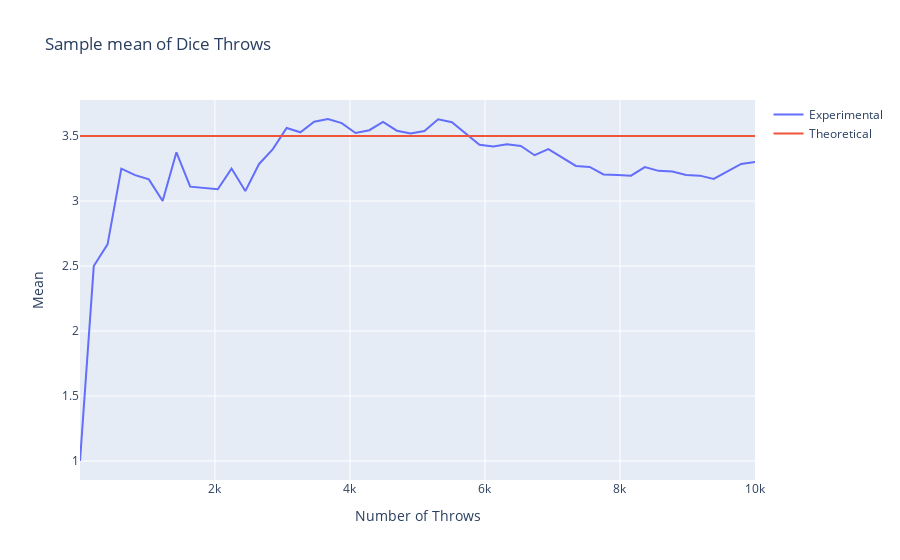

Here is the notebook cell this chart was saved with:
### Markdown cell above
Once we understand the context of what we are analysing, we can use what is known as a __probability distribution__, which is just a function that maps a unique probability to every possible outcome. As a probability distribution accounts for all possible outcomes of the random variable, the sum of the probabilities given by the distribution will always be equal to 1. Consider the example of the probability distribution of the throw of a die below:

| X    | 1             | 2             | 3             | 4             | 5             | 6             |
|------|---------------|---------------|---------------|---------------|---------------|---------------|
| P(X) | $\frac{1}{6}$ | $\frac{1}{6}$ | $\frac{1}{6}$ | $\frac{1}{6}$ | $\frac{1}{6}$ | $\frac{1}{6}$ |

We see that for all possible outcomes of the throw, the probability distribution assigns a probability. In this case, we have assigned theoretical probabilities, but the same can be done with experimental probabilities. The number of time an outcome is observed in statistics is known as the __frequency__ (things that happen more, are considered more _frequent_).

## Expectation
When we talk about random variables, we are usually interested in their __expected value__. The expected value $E$ can be interpreted as the weighted average value of the random variable. It is a single value that aims to describe the _center_ of the possible values a random variable can take. It is computed as the sum of multiplying each value in $X$ with its probability s.t. each value is weighted by its probability:<br>

$$E(X) = \mu = \sum_{x \in X} xP(X=x)$$

This means that, in the case of the die throw with the probability distribution described by the above table, the expected value of $X$ is 3.5.

If we know how our data will be distributed, then we also know how our data will be spread in the long-run. Hence, we can also compute what is referred to as the __population variance__.

$$var(X) = \sigma^{2} = \sum_{x \in X} (x-\mu)^{2}P(X=x)$$

This formula shows how the population variance is just a weighted average of the squared deviation from the population mean. The further away from the expected value we are on average, the larger the variance will be. Each possible outcome is weighted by its probability, since if it happens more times relative to other outcomes, it will have a more significant contribution to the outcome.

Hence, when working under the assumption of a probability distribution we can compute the expected value of the mean, also referred to as the __population mean__, as well as the population variance. This means that, if we were to compute the experimental average and experimental variance (for which we show a formula below) of all the observed throws of a die as the number of throws gets larger and larger, these quantities will get closer and closer to their theoretical values. This is, creatively enough, known as the __law of large numbers__. Given this relationship, we can use theoretical probability distributions to help us understand the long-term behaviour of random variables! Consider below, where we update the sample mean from the simulated die throws.

### Code cell
#Let's calculate the average for the random variable $X$ (number of eyes of one die roll) using Python!

import numpy as np
samples = []
means = []
#Our possible values:
values = [1, 2, 3, 4, 5, 6]

#let's roll the dice 10 times!
rolls = 10000
for i in range(rolls):
    #the np.random.choice function assumes a uniform distribution, so all values with have P=1/6 without specifying it:
    sample = np.random.choice(values)
    samples.append(sample)
    means.append(np.mean(samples))
print(np.mean(samples))

#Try to see how the average changes when we increase the number of times that we roll the die!
fig = go.Figure()
fig.add_trace(go.Scatter(x=np.linspace(1, len(samples)), y=means, name='Experimental'))
fig.add_trace(go.Scatter(x=np.linspace(1, len(samples)), y=np.ones_like(dice_throws)*3.5, name='Theoretical'))
fig.update_layout(
    title='Sample mean of Dice Throws',
    xaxis_title="Number of Throws",
    yaxis_title="Mean",
    # yaxis_range=[0, 5]
)
fig.show()

### Figure 1 — Plotly figure (JSON) as saved in the notebook; plotly's stock layout.template omitted (floating-point values rounded to 4 significant figures; data arrays with more than 128 entries replaced by an {"elided": "..."} marker saying what was removed)
{"data": [{"name": "Experimental", "type": "scatter", "x": [1, 205.1, 409.1, 613.2, 817.2, 1021.0, 1225.0, 1429.0, 1633.0, 1838.0, 2042.0, 2246.0, 2450.0, 2654.0, 2858.0, 3062.0, 3266.0, 3470.0, 3674.0, 3878.0, 4082.0, 4286.0, 4490.0, 4694.0, 4898.0, 5103.0, 5307.0, 5511.0, 5715.0, 5919.0, 6123.0, 6327.0, 6531.0, 6735.0, 6939.0, 7143.0, 7347.0, 7551.0, 7755.0, 7959.0, 8163.0, 8368.0, 8572.0, 8776.0, 8980.0, 9184.0, 9388.0, 9592.0, 9796.0, 10000], "y": {"elided": "10000 float values"}}, {"name": "Theoretical", "type": "scatter", "x": [1, 205.1, 409.1, 613.2, 817.2, 1021.0, 1225.0, 1429.0, 1633.0, 1838.0, 2042.0, 2246.0, 2450.0, 2654.0, 2858.0, 3062.0, 3266.0, 3470.0, 3674.0, 3878.0, 4082.0, 4286.0, 4490.0, 4694.0, 4898.0, 5103.0, 5307.0, 5511.0, 5715.0, 5919.0, 6123.0, 6327.0, 6531.0, 6735.0, 6939.0, 7143.0, 7347.0, 7551.0, 7755.0, 7959.0, 8163.0, 8368.0, 8572.0, 8776.0, 8980.0, 9184.0, 9388.0, 9592.0, 9796.0, 10000], "y": {"elided": "1000 float values"}}], "layout": {"title": {"text": "Sample mean of Dice Throws"}, "xaxis": {"title": {"text": "Number of Throws"}}, "yaxis": {"title": {"text": "Mean"}}}}
